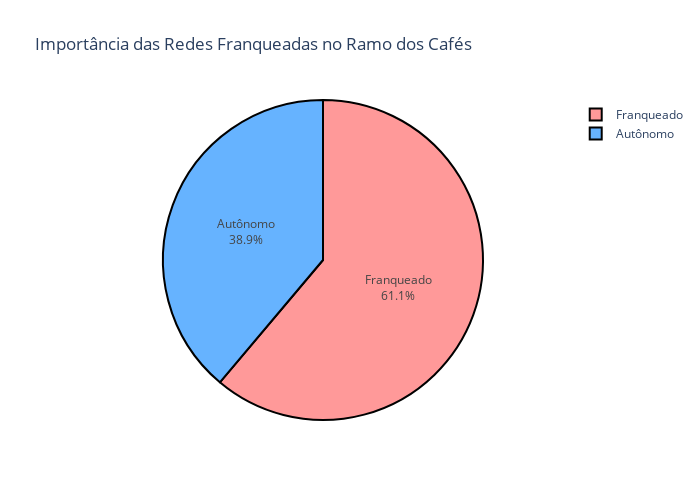

Source (notebook cell):
### Code cell
from plotly import graph_objects as go

labels = ['Franqueado', 'Autônomo']
values = [cafe['chain'].sum(), cafe['chain'].count()-cafe['chain'].sum()]


fig = go.Figure(data=[go.Pie(
    labels=labels, 
    values=values, 
    textinfo='percent+label',
        marker=dict(
        colors=['#ff9999','#66b3ff'],  # Personalizando as cores
        line=dict(color='#000000', width=2)  # Adicionando uma borda preta
    )
    )])

fig.update_layout(
    title_text='Importância das Redes Franqueadas no Ramo dos Cafés',
    showlegend=True,  # Exibindo a legenda
    height=500, width=700
)
fig.show()

### Figure 1 — Plotly figure (JSON) as saved in the notebook; plotly's stock layout.template omitted (floating-point values rounded to 4 significant figures)
{"data": [{"labels": ["Franqueado", "Autônomo"], "marker": {"colors": ["#ff9999", "#66b3ff"], "line": {"color": "#000000", "width": 2}}, "textinfo": "percent+label", "type": "pie", "values": [266, 169]}], "layout": {"height": 500, "showlegend": true, "title": {"text": "Importância das Redes Franqueadas no Ramo dos Cafés"}, "width": 700}}
